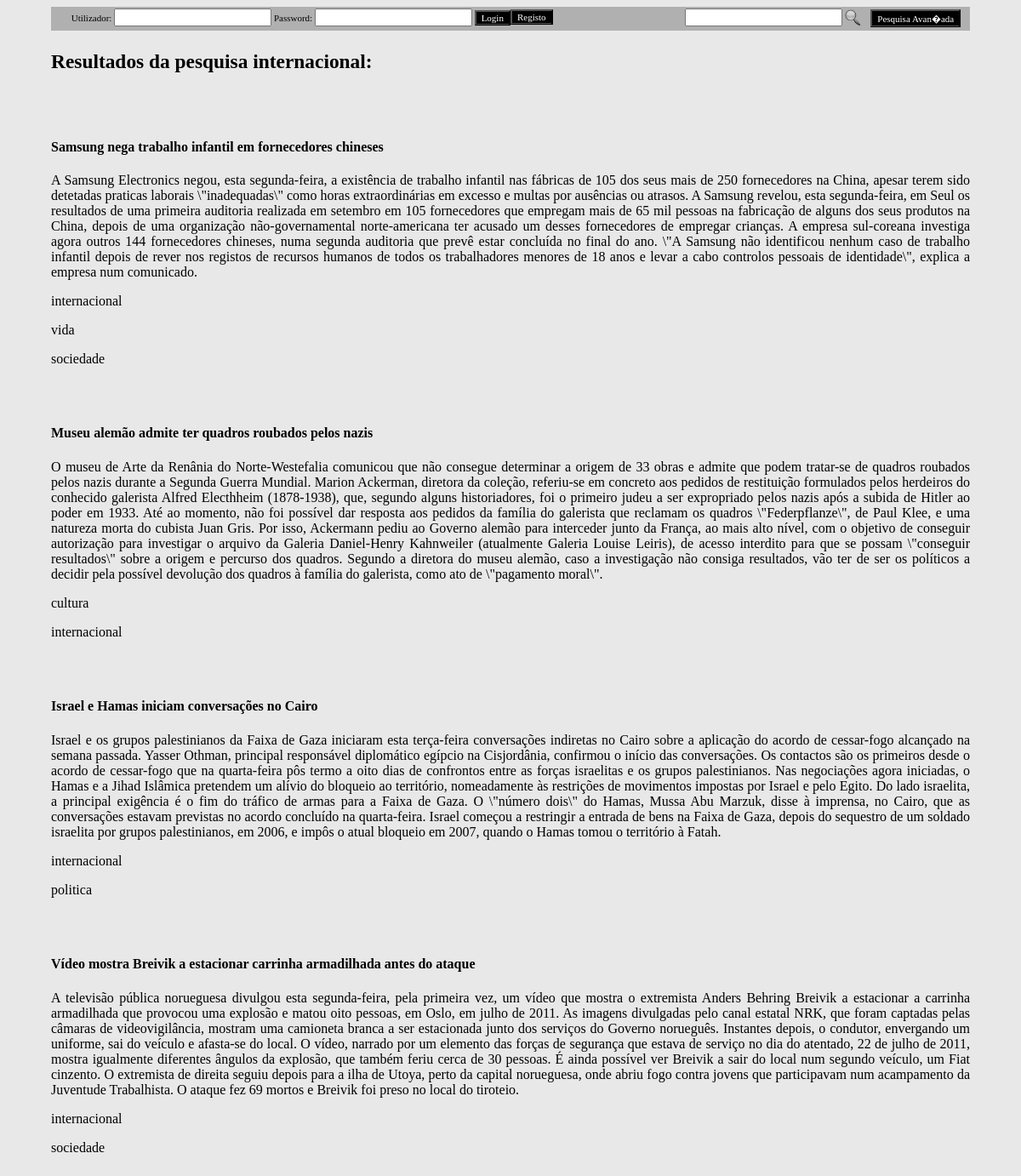
Screenshot of /projetoSI/search2.php?text_search=internacional with the database file from the repository.
### tables this page shows
CREATE TABLE tags(
	tags_id INTEGER PRIMARY KEY AUTOINCREMENT,
	news_id INTEGER REFERENCES news,
	tag VARCHAR
);

CREATE TABLE news (
	news_id INTEGER PRIMARY KEY AUTOINCREMENT,
	title VARCHAR,
	text VARCHAR,
	user_id INTEGER REFERENCES users,
	username VARCHAR,
	url VARCHAR,
	t DATETIME
);

### projetoSI/search2.php (the view, shortened to what this page needs)
<!DOCTYPE html>
<html>
	<head>
		<link rel="stylesheet" href="style.css">
	</head>
	<body>
         <div id="registo">
			<div id="message">
			</div>
			<div id="botoes">
			<?php
			if($_SESSION['username']){
			?>
				<form class="logout" method="link" action="logout.php">
					<input class="button_r" type="submit" value="Logout">
				</form>
				<form class="registed_change" method="post" action="profile.php?user=<?php echo $_SESSION['user_id']; ?>">
				    <input type="text" name="user" hidden="hidden" size="30px" value="<?php echo $_SESSION['user_id']; ?>"/>
					<input class="button_chan" type="submit" value="Alterar Perfil">
				</form>
				<?php
				if($_SESSION['type']==1)
				{
					?>
					<form class="registed_change" method="link" action="changePermitions.php">
						<input class="button_chan" type="submit" value="Alterar permiss�es">
					</form>
					<form class="registed_change" method="link" action="addNews.php">
						<input class="button_chan" type="submit" value="Adicionar Noticia ">
					</form>
					<form class="registed_change" method="link" action="changeUsers.php">
						<input class="button_chan" type="submit" value="Alterar Perfil de um Utilizador">
					</form>
					<form class="registed_change" method="link" action="addServers.php">
						<input class="button_chan" type="submit" value="Importar">
					</form>
					<?php
				}
				?>
				<?php
					if ($_SESSION['type']==2){
					?>
						<form class="registed_change" method="link" action="addNews.php">
							<input class="button_chan" type="submit" value="Adicionar Noticia ">
						</form>
					<?php }
				?>
				<?php
			}
			else{
				?>
				<form class="signin" action="login.php" name="register" method="post">
					Utilizador: <input type="text" name="user" maxlength="100" />
					Password: <input type="password" name="pass" maxlength="100" />
					<input class="button_s" type="submit" value="Login" />
				</form>
				<form class="register" method="link" action="regist.php">
					<input class="button_r" type="submit" value="Registo">
				</form>
				<?php
			}
				?>
			 </div>
			 <div id="pesquisa">
			 	<form name="pesquisaavan�ada" method="post" action="advancedSearch.php">
					<div id="imagem">
						<input class="button_r" type="submit" value="Pesquisa Avan�ada">
					</div>
				</form>
				<form name="pesquisar" method="post" action="search.php">
					<div id="imagem">
						<input type="image" src="search.png" alt="Pesquisar" width="20" height="20"/>
					</div>
					<div id="text">
						<input type="text" name="text_search" maxlength="20" />
					</div>
				</form>
			 </div>
        </div>
		<div id="cabecalho">
			<?php
				$tag = $_GET['text_search'];
			?>
            <h3>Resultados da pesquisa <?=$tag?>: </h3>
		</div>
		<div id="conteudo">
			<?php
				$tag_str = $_GET['text_search'];
				$tag_str = strtolower($tag_str);
				$db = new PDO('sqlite:database.db');
				$query = "SELECT * FROM (news NATURAL JOIN tags) WHERE tag = '$tag_str' ORDER BY news_id DESC";
				$result = $db->query($query);
				foreach($result as $row)
				{
					?>
					<div class="noticia">
					<h4> <a href="newsId.php?news=<?=$row['news_id']?>"> <?=$row['title']?> </a> </h4>
					<p> <?=$row['text']?> </p>
					<?php
						$tag_query = "SELECT tag FROM (news NATURAL JOIN tags) WHERE news_id = $row[news_id] ";
						$tag = $db->query($tag_query);
						foreach($tag as $tag_row)
						{
						?>
							<p> <?=$tag_row['tag']?> </p>
						<?php
						}
						?>
					</div>
					<?php
				}
			?>
		</div>
	</body>
</html>

### projetoSI/style.css (style rules this page uses)
#registo { overflow:hidden; background-color: #B0B0B0; padding-top: 2px; padding-bottom: 3px; font-family: Verdana; font-size:11px; }
#registo #message { padding-top:0.4%; padding-bottom:0.4%; padding-left: 0.2%; float: left; padding-right:2%; font-size:11px; }
#registo #botoes { float: left; }
#registo #botoes .signin { float: left; }
#registo #botoes .register { padding-top:0.2%; float: left; }
#registo #botoes .signin .button_s { background-color: Black; color: White; font-family: Verdana; font-size:11px; border-bottom-style: ridge; }
#registo #botoes .register .button_r { background-color: Black; color: White; font-family: Verdana; font-size:11px; border-bottom-style: ridge; }
body { width: 90%; margin-left: auto; margin-right: auto; font-family: Times New Roman, Serif; background-color: #E8E8E8 ; }
h3 { float: left; overflow:hidden; font-family: Verdana; font-weight: bold; padding-left: auto; padding-right: auto; }
h4 { padding-top:3%; }
a { text-decoration: none; color: black; }
#cabecalho { overflow:hidden; font-family: Verdana; font-size:125%; font-weight: bold; padding-left: auto; padding-right: auto; }
#conteudo { width: 100%; text-decoration: none; }
#conteudo .noticia { overflow: hidden; position: relative; font-family:Verdana; text-align:justify; }
#message { padding-top: 5%; text-align:center; font-size:x-large; font-family:Verdana; }
.register { padding-top:0.2%; }
.register .button_r { background-color: Black; color: White; font-family: Verdana; font-size:12px; border-bottom-style: ridge; }
#registo #pesquisa #text { float: right; padding-right:0.2%; }
#registo #pesquisa #imagem { float: right; padding-top:0.1%; padding-right: 1%; }
#registo #pesquisa #imagem .button_r { background-color: Black; color: White; font-family: Verdana; font-size:11px; border-bottom-style: ridge; }

### rows the page displays
tags: news.title "Samsung nega trabalho infantil em fornecedores chineses", news.text "A Samsung Electronics negou, esta segunda-feira, a existência de trabalho infantil nas fábricas de 105 dos seus mais de 250 fornecedores na China, apesar terem sido detetadas praticas laborais \\\"inadequadas\\\" como horas extraordinárias em excesso e multas por ausências ou atrasos. A Samsung revelou, esta segunda-feira, em Seul os resultados de uma primeira auditoria realizada em setembro em 105 fornecedores que empregam mais de 65 mil pessoas na fabricação de alguns dos seus produtos na China, depois de uma organização não-governamental norte-americana ter acusado um desses fornecedores de empregar crianças. A empresa sul-coreana investiga agora outros 144 fornecedores chineses, numa…", tag "internacional"
tags: tag "vida"
tags: tag "sociedade"
tags: news.title "Museu alemão admite ter quadros roubados pelos nazis", news.text "O museu de Arte da Renânia do Norte-Westefalia comunicou que não consegue determinar a origem de 33 obras e admite que podem tratar-se de quadros roubados pelos nazis durante a Segunda Guerra Mundial. Marion Ackerman, diretora da coleção, referiu-se em concreto aos pedidos de restituição formulados pelos herdeiros do conhecido galerista Alfred Electhheim (1878-1938), que, segundo alguns historiadores, foi o primeiro judeu a ser expropriado pelos nazis após a subida de Hitler ao poder em 1933. Até ao momento, não foi possível dar resposta aos pedidos da família do galerista que reclamam os quadros \\\"Federpflanze\\\", de Paul Klee, e uma natureza morta do cubista Juan Gris. Por isso, Ackermann…"
tags: tag "cultura"
tags: news.title "Israel e Hamas iniciam conversações no Cairo", news.text "Israel e os grupos palestinianos da Faixa de Gaza iniciaram esta terça-feira conversações indiretas no Cairo sobre a aplicação do acordo de cessar-fogo alcançado na semana passada. Yasser Othman, principal responsável diplomático egípcio na Cisjordânia, confirmou o início das conversações. Os contactos são os primeiros desde o acordo de cessar-fogo que na quarta-feira pôs termo a oito dias de confrontos entre as forças israelitas e os grupos palestinianos. Nas negociações agora iniciadas, o Hamas e a Jihad Islâmica pretendem um alívio do bloqueio ao território, nomeadamente às restrições de movimentos impostas por Israel e pelo Egito. Do lado israelita, a principal exigência é o fim do…"
tags: tag "politica"
tags: news.title "Vídeo mostra Breivik a estacionar carrinha armadilhada antes do ataque", news.text "A televisão pública norueguesa divulgou esta segunda-feira, pela primeira vez, um vídeo que mostra o extremista Anders Behring Breivik a estacionar a carrinha armadilhada que provocou uma explosão e matou oito pessoas, em Oslo, em julho de 2011. As imagens divulgadas pelo canal estatal NRK, que foram captadas pelas câmaras de videovigilância, mostram uma camioneta branca a ser estacionada junto dos serviços do Governo norueguês. Instantes depois, o condutor, envergando um uniforme, sai do veículo e afasta-se do local. O vídeo, narrado por um elemento das forças de segurança que estava de serviço no dia do atentado, 22 de julho de 2011, mostra igualmente diferentes ângulos da explosão, que…"

### other values shown
$tag "internacional"
